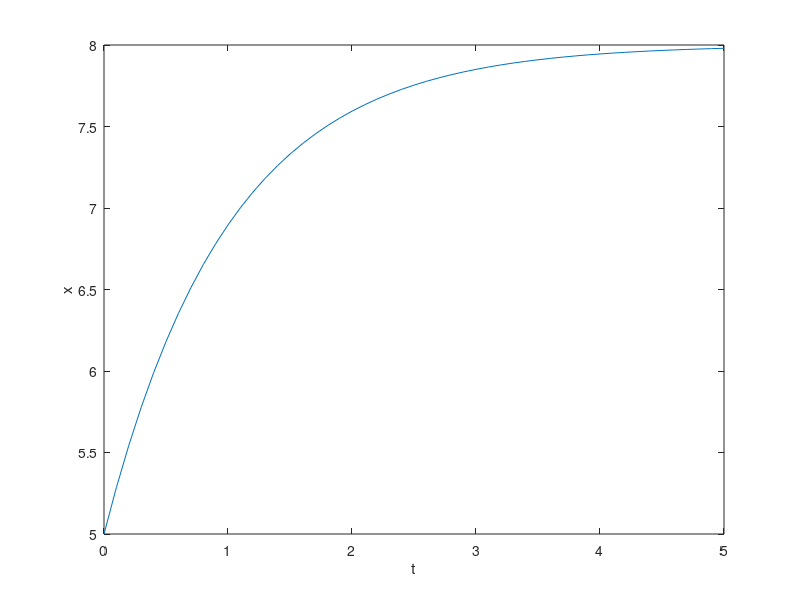

Recreate this plot in MATLAB.
% definindo a equacao diferencial
rhs = @(t,x) 3*exp(-t);

% intervalo de tempo da solucao
t = 0:0.1:5;

% condicao inicial
x0 = 5;

% resolvendo
[t,x] = ode45(rhs, t, x0);

%exibindo resultado
plot(t,x);
xlabel('t'); ylabel('x');